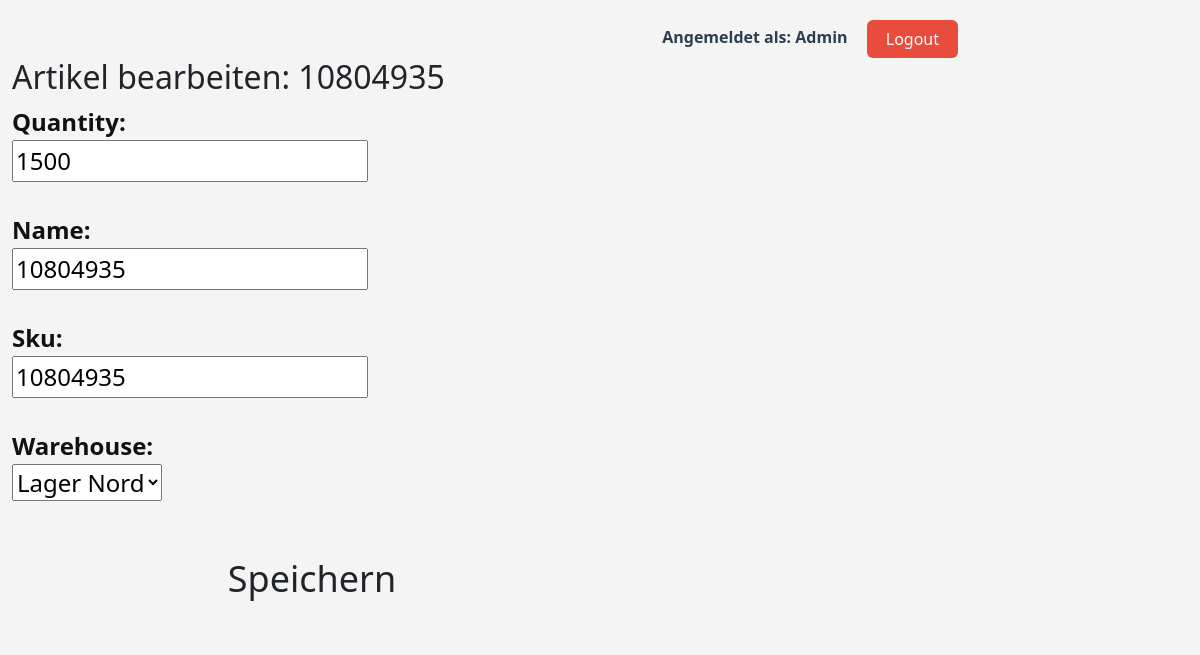
Page /artikel/17/bearbeiten/ (signed in) on the committed database.
### viastore_app/models.py (models this page shows, shortened)
class Item(models.Model):
	name = models.CharField(max_length=100)
	sku = models.CharField(max_length=50, unique=True)
	quantity = models.PositiveIntegerField(default=0)
	warehouse = models.ForeignKey(Warehouse, on_delete=models.CASCADE, related_name='items')

### viastore_app/views_item.py (the view)
# urls.py: path("artikel/<int:pk>/bearbeiten/", item_edit, name="item_edit"),
@login_required
def item_edit(request, pk):
    item = get_object_or_404(Item, pk=pk)
    if request.method == "POST":
        form = ItemForm(request.POST, instance=item)
        if form.is_valid():
            form.save()
            return redirect("item_list")
    else:
        form = ItemForm(instance=item)
    return render(request, "form.html", {"form": form, "title": f"Artikel bearbeiten: {item.name}"})

### viastore_app/forms.py
class ItemForm(forms.ModelForm):
    class Meta:
        model = Item
        fields = ['name', 'sku', 'quantity', 'warehouse']

### viastore_app/models.py (called while the page is built)
	def __str__(self):
		return self.name

### viastore_app/templates/form.html (shortened to what this page needs)
{% extends "base.html" %}
{% block content %}
    <div class="formbox" style="max-width:600px;">
        <h1 style="font-size:2em;">{{ title }}</h1>
        <form method="post" id="ajaxForm" style="font-size:1.5em;">
            {% if form.quantity %}
                <div style="margin-bottom:30px;">
                    <span style="color:#111;font-weight:bold;">{{ form.quantity.label_tag }}</span><br>
                    {{ form.quantity }}
                </div>
            {% endif %}
            {% for field in form %}
                {% if field.name != 'item' and field.name != 'quantity' and field.name != 'new_quantity' and field.name != 'file' %}
                    <div style="margin-bottom:30px;">
                        <span style="color:#111;font-weight:bold;">{{ field.label_tag }}</span><br>
                        {{ field }}
                    </div>
                {% endif %}
            {% endfor %}
            <button type="submit" class="btn" style="width:100%;font-size:1.5em;padding:20px 0;">Speichern</button>
        </form>
    </div>
{% endblock %}

### viastore_app/templates/base.html (shortened to what this page needs)
<!DOCTYPE html>
<html lang="de">
<head>
    <link href="https://cdn.jsdelivr.net/npm/bootstrap@5.3.2/dist/css/bootstrap.min.css" rel="stylesheet">
    <link rel="stylesheet" href="https://cdnjs.cloudflare.com/ajax/libs/font-awesome/6.4.2/css/all.min.css">
</head>
<body>
<div class="container-fluid">
    <div class="row">
        <main class="col-10">
            <div style="text-align:right; margin-top:20px; margin-right:30px;">
                {% if request.user.is_authenticated %}
                    <span style="margin-right:15px; color:#2c3e50; font-weight:bold;">Angemeldet als: {{ request.user.username }}</span>
                    <a href="/logout/" class="btn" style="background:#e74c3c; color:#fff; padding:6px 18px; font-size:1em;">Logout</a>
                {% else %}
                    <a href="/login/" class="btn" style="background:#2980b9; color:#fff; padding:6px 18px; font-size:1em;">Login</a>
                {% endif %}
            </div>
            {% block content %}{% endblock %}
        </main>
    </div>
</div>
</body>
</body>
</body>
</html>

### viastore_app/templates/base.html (style rules this page uses)
body { background: #f4f4f4; }
main.col-10 { min-height: 100vh; }

### rows in the picture
Item: quantity "1500", form "10804935" "10804935" "Lager Nord"

### other values in the picture
{{ request.user.username }} "Admin"
{{ title }} "Artikel bearbeiten: 10804935"
{{ field.label_tag }} "Name:" "Sku:" "Warehouse:"
